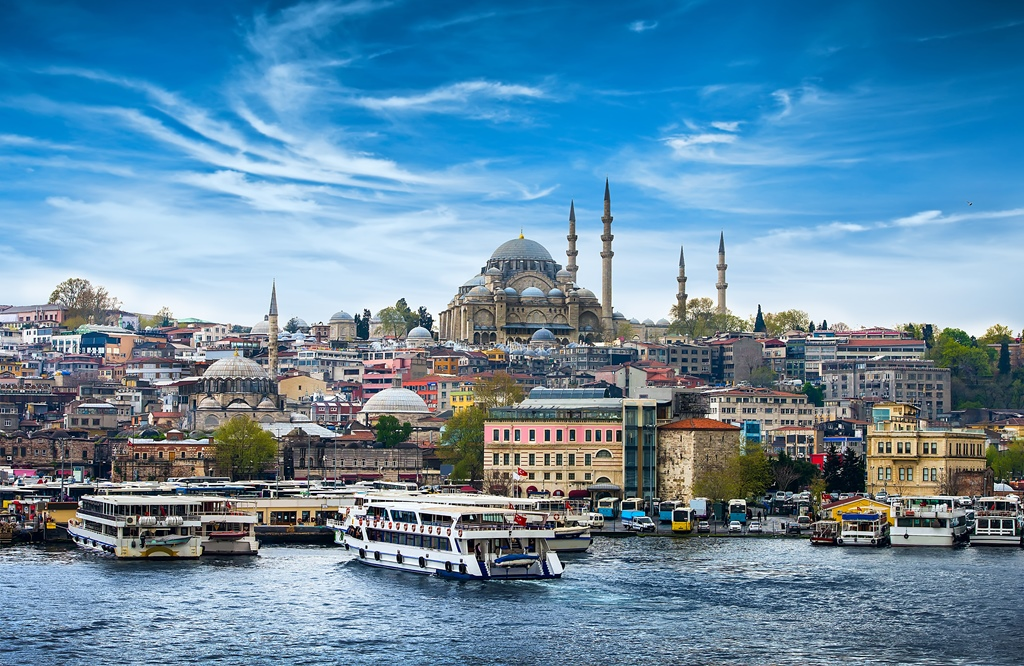
#> input picture Pictures/picture1.jpg, 1024 x 666 px
$ python BitPlaneSlicing.py
#> lines starting #> are read from the running program, lines starting #| are printed output that depends on the picture; after the words box and inside, x2 and y2 are one past the last pixel; in counts of white or black regions, pixels touching at a corner belong together
import cv2
import numpy as np
import matplotlib.pyplot as plt

def bit_plane_slice(image_path, bit_level):
    # Görüntüyü oku
#> called with image_path = './Pictures/picture1.jpg', bit_level = 7
    image = cv2.imread(image_path, cv2.IMREAD_GRAYSCALE)
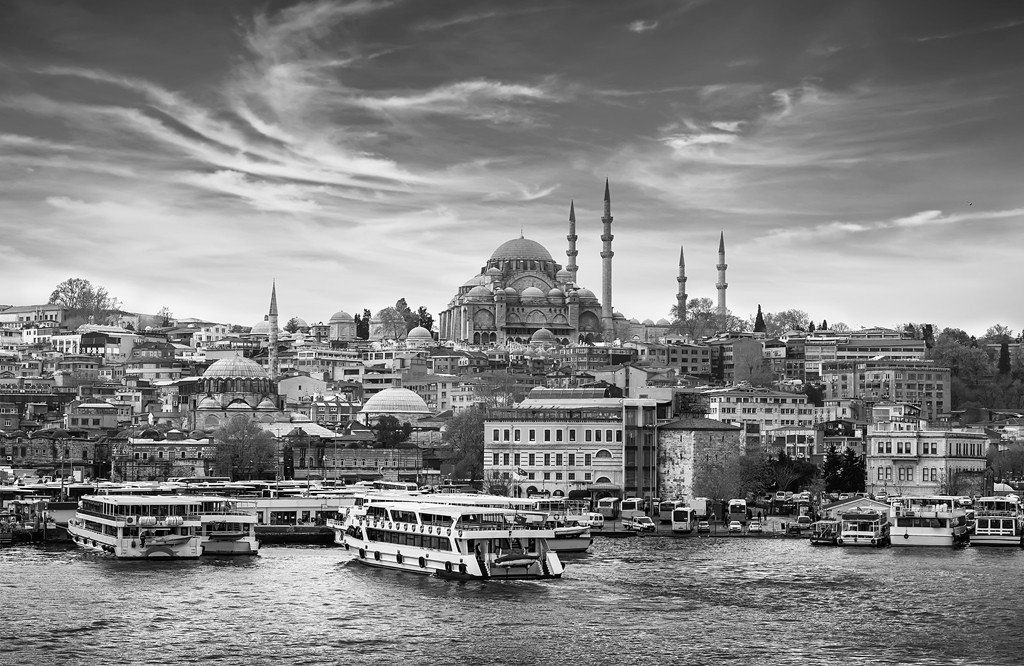
#> image: shape (666, 1024); min 0, max 255, mean 130.7

    # Belirli bit seviyesini al
    bit_plane = (image >> bit_level) & 1
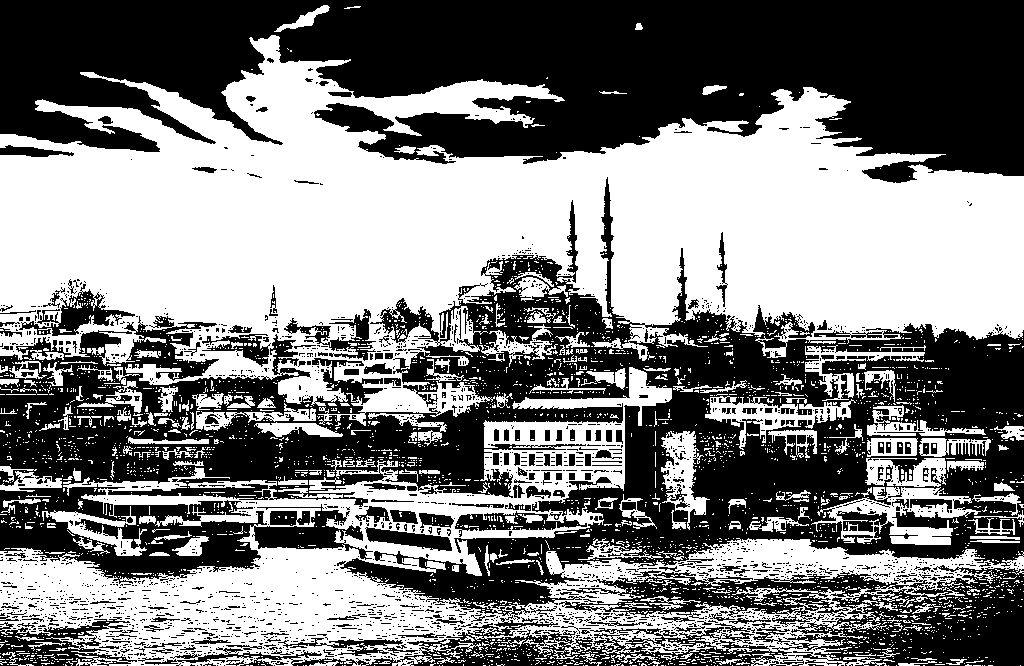
#> bit_plane: shape (666, 1024); values 0 (black) and 1 (white), 49.3% white; 3152 white regions (2901 under 20 px), largest, box (x1, y1, x2, y2) and area: (0, 35, 1024, 426) 206982, (0, 367, 1024, 666) 80738, (811, 487, 981, 545) 3808

    # Görselleştirme
    plt.imshow(bit_plane, cmap='gray')
    plt.title(f'Bit Plane {bit_level}')
    plt.axis('off')
    plt.show()

# Örnek kullanım
image_path = './Pictures/picture1.jpg'
bit_level = 7  # İstediğiniz bit seviyesi
bit_plane_slice(image_path, bit_level)

$ run again, with Pictures/picture2.jpg copied over Pictures/picture1.jpg
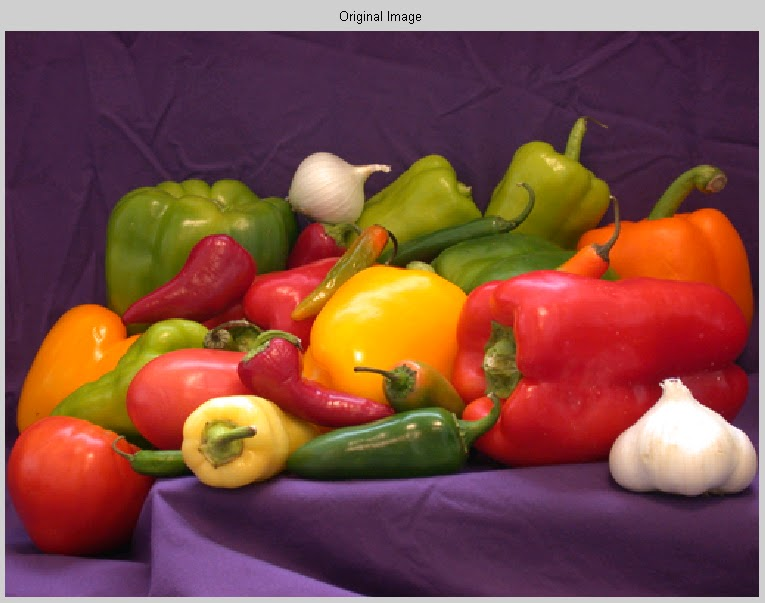
#> input picture Pictures/picture2.jpg, 765 x 603 px
#> in bit_plane_slice, `image = cv2.imread(image_path, cv2.IMREAD_GRAYSCALE)`:
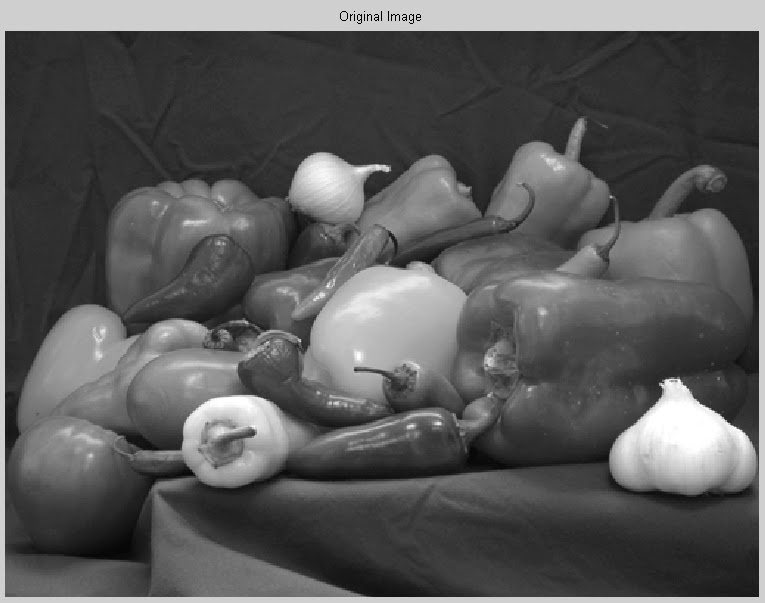
#> image: shape (603, 765); min 0, max 255, mean 90.1
#> in bit_plane_slice, `bit_plane = (image >> bit_level) & 1`:
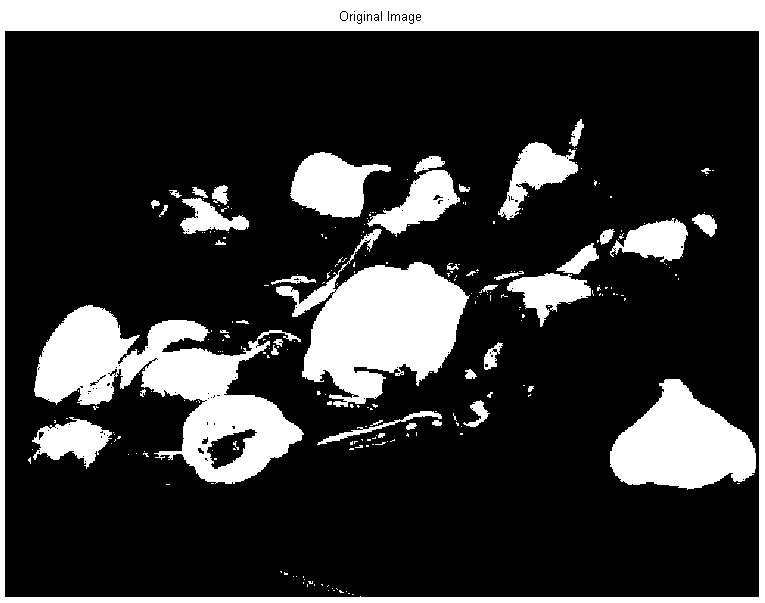
#> bit_plane: shape (603, 765); values 0 (black) and 1 (white), 22.1% white; 249 white regions (207 under 20 px), largest, box (x1, y1, x2, y2) and area: (0, 0, 765, 603) 34320, (34, 305, 304, 484) 19647, (276, 229, 470, 407) 16307

$ run again, with Pictures/picture3.jpg copied over Pictures/picture1.jpg
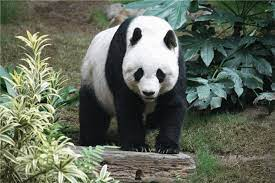
#> input picture Pictures/picture3.jpg, 275 x 183 px
#> in bit_plane_slice, `image = cv2.imread(image_path, cv2.IMREAD_GRAYSCALE)`:
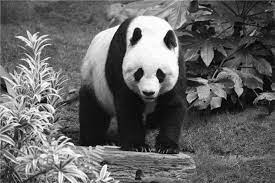
#> image: shape (183, 275); min 0, max 255, mean 100.7
#> in bit_plane_slice, `bit_plane = (image >> bit_level) & 1`:
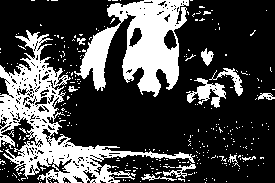
#> bit_plane: shape (183, 275); values 0 (black) and 1 (white), 28.4% white; 307 white regions (294 under 20 px), largest, box (x1, y1, x2, y2) and area: (0, 30, 195, 183) 6712, (74, 0, 189, 97) 5435, (186, 78, 226, 108) 518
